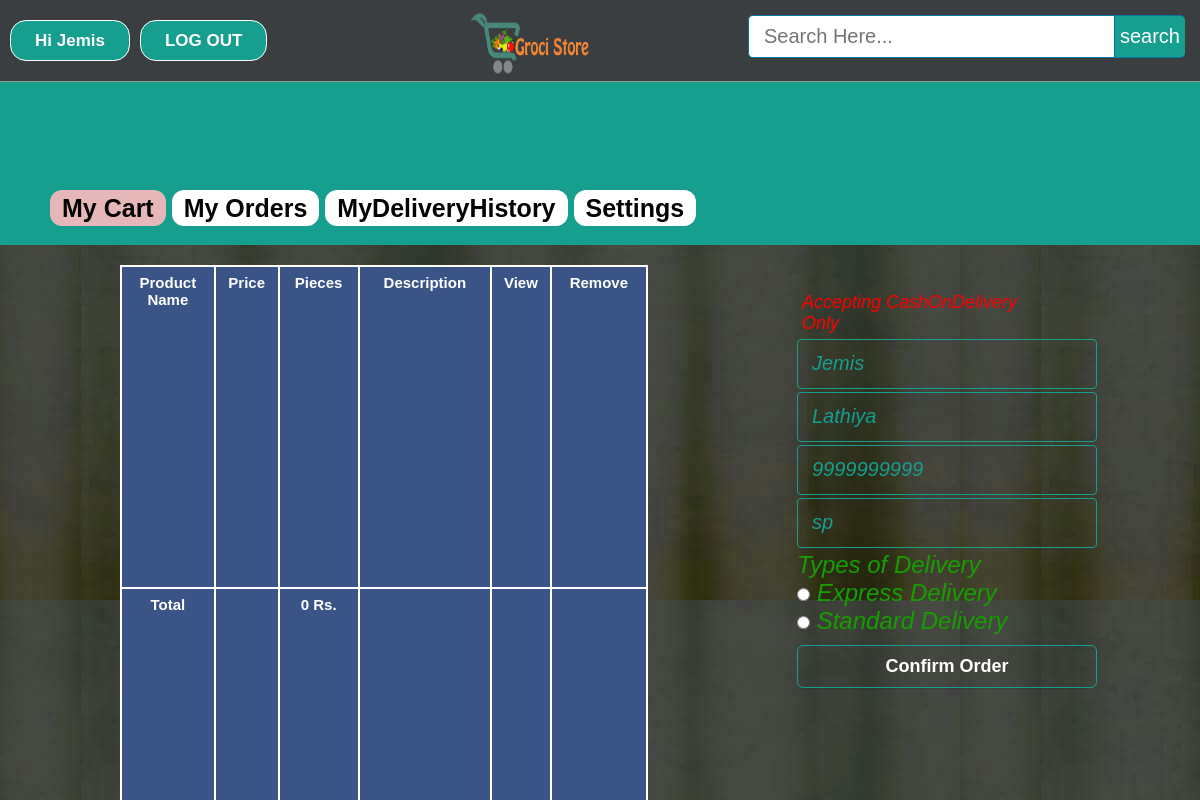
Screenshot of /mycart.php?uid=51 (signed in) with the database file from the repository.
### tables this page shows
CREATE TABLE `user` (
  `id` int(11) NOT NULL,
  `firstName` varchar(25) NOT NULL,
  `lastName` varchar(25) NOT NULL,
  `email` varchar(100) NOT NULL,
  `mobile` varchar(20) NOT NULL,
  `address` varchar(120) NOT NULL,
  `password` varchar(100) NOT NULL,
  `confirmCode` varchar(10) NOT NULL,
  `activation` varchar(10) NOT NULL DEFAULT 'no'
);

### mycart.php (the view, shortened to what this page needs)
<?php include ( "inc/connect.inc.php" ); ?>
<?php
if (!isset($_SESSION['user_login'])) {
	header("location: login.php");
}
else {
	$user = $_SESSION['user_login'];
	$result = mysqli_query($con, "SELECT * FROM user WHERE id='$user'");
	$get_user_email = mysqli_fetch_assoc($result);
	$uname_db = $get_user_email != null ? $get_user_email['firstName'] : null;
	$ulast_db= $get_user_email != null ? $get_user_email['lastName'] : null;
	$umob_db = $get_user_email != null ? $get_user_email['mobile'] : null;
	$uadd_db = $get_user_email != null ? $get_user_email['address'] : null;
}
$search_value = "";
?>
<!DOCTYPE html>
<html>
<head>
	<link rel="stylesheet" type="text/css" href="css/style.css">
</head>
<body style="background-image: url(image/homebackgrndimg1.jpg);">
	<div class="homepageheader">
			<div class="signinButton loginButton">
				<div class="uiloginbutton signinButton loginButton" style="margin-right: 40px;">
					<?php
						if ($user!="") {
							echo '<a style="text-decoration: none; color: #fff;" href="logout.php">LOG OUT</a>';
						}
						else {
							echo '<a style="text-decoration: none; color: #fff;" href="signin.php">SIGN IN</a>';
						}
					 ?>
				</div>
				<div class="uiloginbutton signinButton loginButton" style="">
					<?php
						if ($user!="") {
							echo '<a style="text-decoration: none; color: #fff;" href="profile.php?uid='.$user.'">Hi '.$uname_db.'</a>';
						}
						else {
							echo '<a style="text-decoration: none; color: #fff;" href="login.php">LOG IN</a>';
						}
					 ?>
				</div>
			</div>
			<div style="float: left; margin: 5px 0px 0px 23px;">
				<a href="index.php">
					<img style=" height: 75px; width: 130px;" src="image/logo.png">
				</a>
			</div>
			<div id="srcheader">
				<form id="newsearch" method="get" action="search.php">
				        <?php
				        	echo '<input type="text" class="srctextinput" name="keywords" size="21" maxlength="120"  placeholder="Search Here..." value="'.$search_value.'"><input type="submit" value="search" class="srcbutton" >';
				         ?>
				</form>
			</div>
		</div>
		<div class="categolis">
			<table>
				<tr>
					<th><?php echo '<a href="mycart.php?uid='.$user.'" style="text-decoration: none;color: #040403;padding: 4px 12px;background-color: #e6b7b8;border-radius: 12px;">My Cart</a>'; ?></th>
					<th>
						<?php echo '<a href="profile.php?uid='.$user.'" style="text-decoration: none;color: #040403;padding: 4px 12px;background-color: #fff;border-radius: 12px;">My Orders</a>'; ?>
					</th>
					<th>
						<?php echo '<a href="my_delivery.php?uid='.$user.'" style="text-decoration: none;color: #040403;padding: 4px 12px;background-color: #fff;border-radius: 12px;">MyDeliveryHistory</a>'; ?>
					</th>
					<th><?php echo '<a href="settings.php?uid='.$user.'" style="text-decoration: none;color: #040403;padding: 4px 12px;background-color: #fff;border-radius: 12px;">Settings</a>'; ?></th>
				</tr>
			</table>
		</div>
	<div style="margin-top: 20px; padding: 0 10%;">
		<div style=" margin: 0 auto; width: 55%;float: left;">
			<ul>
				<li style=" background-color: #fff;">
					<div>
						<div>
							<table class="rightsidemenu">
								<tr style="font-weight: bold;" colspan="10" bgcolor="#3A5487">
									<th>Product Name</th>
									<th>Price</th>
									<th>Pieces</th>
									<th>Description</th>
									<th>View</th>
									<th>Remove</th>
								</tr>
								<tr>
									<?php include ( "inc/connect.inc.php");
									$total = 0;
									 ?>
								<tr style="font-weight: bold;" colspan="10" bgcolor="#3A5487">
									<th>Total</th>
									<th></th>
									<th><?php echo $total ?> Rs.</th>
									<th></th>
									<th></th>
									<th></th>
								</tr>
							</table>
						</div>
					</div>
				</li>
			</ul>
		</div>
		<div class="holecontainer" style="float: right;width: 35%;">
			<div class="container signupform_content ">
				<div>
					<div style="">
					<?php
						if(isset($success_message)) {echo $success_message;
										echo '<h3 style="color:#169E8F;font-size:45px;"> Payment&Delivery </h3>';
							$user = $_SESSION['user_login'];
		$result = mysqli_query($con, "SELECT * FROM user WHERE id='$user'");
			$get_user_email = mysqli_fetch_assoc($result);
				$uname_db = $get_user_email['firstName'];
				$ulast_db=$get_user_email['lastName'];
				$uemail_db = $get_user_email['email'];
				$umob_db = $get_user_email['mobile'];
				$uadd_db = $get_user_email['address'];
				echo '<h3 style="color:black;font-size:25px;"> First Name: </h3>';
				echo'<span style="color:#34ce6c;font-size:25px;">'. $uname_db.'</span>';
				echo '<h3 style="color:black;font-size:25px;"> Last Name: </h3>';
				echo'<span style="color:#34ce6c;font-size:25px;">' .$ulast_db.'</span>';
				echo '<h3 style="color:black;font-size:25px;"> Email: </h3>';
				echo '<span style="color:#34ce6c;font-size:25px;">' .$uemail_db.'</span>';
				echo '<h3 style="color:black;font-size:25px;"> Contact Number: </h3>';
				echo '<span style="color:#34ce6c;font-size:25px;">' .$umob_db.'</span>';
				echo '<h3 style="color:black;font-size:25px;"> Home Address: </h3>';
				echo '<span style="color:#34ce6c;font-size:25px;">'.$uadd_db.'</span>';
				$del = $_POST['Delivery'] ;
				echo '<h3 style="color:black;font-size:25px;">Types of Delivery:</h3>';
				echo'<span style="color:#34ce6c;font-size:25px;">' .$del.'</span>';
				echo '<h3 style="color:#169E8F;font-size:35px;"> Total: '.$_SESSION['total'].' Rs.</h2>';
						}
						else {
						echo '
							<div class="signupform_text"></div>
								<form action="" method="POST" class="registration">
									<div class="signup_form" >
									<h3 style="color:red;font-size:18px; padding: 5px;">Accepting CashOnDelivery Only</h3>
										<div>
											<td>
												<input name="fullname" placeholder="your name" required="required" class="email signupbox" type="text" size="30" value="'.$uname_db.'">
											</td>
										</div>
										<div>
											<td>
												<input name="lastname" placeholder="Your last name" required="required" class="email signupbox" type="text" size="30" value="'.$ulast_db.'">
											</td>
										</div>
										<div>
										<td>
												<input name="mobile" placeholder="Your mobile number" required="required" class="email signupbox" type="text" size="30" value="'.$umob_db.'">
											</td>
										</div>
										<div>
											<td>
												<input name="address" id="password-1" required="required"  placeholder="Write your full address" class="password signupbox " type="text" size="30" value="'.$uadd_db.'">
											</td>
										</div>
										<div>
										<td>
										<font style="italic" family="arial" size="5px" color="#169e">
										Types of Delivery <br>
										 <input name="Delivery" required="required" value="Express Delivery +100php upon cash on delivery" type="radio"  placeholder="Mode Of Payment"> Express Delivery </br>
										 <input name="Delivery" type="radio" value="Standard Delivery" required="required" placeholder="Mode Of Payment"> Standard Delivery </br>
										 </font>
										</td>
										</div>
										<div>
										</div>
										<div>
											<input onclick="myFunction()" name="order" class="uisignupbutton signupbutton" type="submit" value="Confirm Order">
										</div>
										<div class="signup_error_msg"> '; ?>
										<?php echo '</div>
									</div>
								</form>
							</div>
						</div>
						';
						}
					 ?>
					</div>
				</div>
			</div>
</body>
</html>

### css/style.css (style rules this page uses)
html, body, div, span, applet, object, iframe, h1, h2, h3, h4, h5, h6, p, blockquote, pre, a, abbr, acronym, address, big, cite, code, del, dfn, em, img, ins, kbd, q, s, samp, small, strike, strong, sub, sup, tt, var, b, u, i, center, dl, dt, dd, ol, ul, li, fieldset, form, label, legend, table, caption, tbody, tfoot, thead, tr, th, td, article, aside, canvas, details, embed, figure, figcaption, footer, header, hgroup, menu, nav, output, ruby, section, summary, time, mark, audio, video { margin: 0; padding: 0; border: 0; font: inherit; vertical-align: baseline; box-sizing: border-box; }
h3 { font-size: 25px; }
body { line-height: normal; }
ol, ul { list-style: none; }
table { border-collapse: collapse; border-spacing: 0; }
* { margin: 0px; padding: 0px; }
body, button, input, label, select, td, textarea { font-family: Arial, Helvetica, tahoma,verdana,arial,sans-serif; font-size: 12px; }
body { width: 100%; position: relative; background-color: #ffffff; min-width: 1080px; }
.homepageheader { display: flex; justify-content: space-between; height: 82px; width: 100%; min-width: 980px; border-bottom: 1px solid #8E9D8E; margin: 0px; background-image: initial; background-position-x: initial; background-position-y: initial; background-size: initial; background-repeat-x: initial; background-repeat-y: initial; background-attachment: initial; background-origin: initial; background-clip: initial; background-color: #3a3e41; }
.loginButton .signinButton { color: #FFFFFF; background: #169E8F; border: 1px solid #FFFFFF; cursor: pointer; display: inline-block; font-weight: bold; line-height: 15px; padding: 12px 24px; border-radius: 16px; text-align: center; text-decoration: none; float: right; margin: 20px 0px 0px 10px; font-size: 17px; }
#newsearch { float:left; padding:15px; }
.srctextinput { margin: 0px; padding: 9px 15px; font-family: Arial, Helvetica, sans-serif; font-size:20px; border:1px solid #0076a3; border-right:0px; border-top-left-radius: 5px 5px; border-bottom-left-radius: 5px 5px; width: 335px; }
.srcbutton { margin: 0; padding: 9px 5px; font-family: Arial, Helvetica, sans-serif; font-size:20px; outline: none; cursor: pointer; text-align: center; text-decoration: none; color: #ffffff; border: solid 1px #0076a3; border-right:0px; background: #169E8F; border-top-right-radius: 5px 5px; border-bottom-right-radius: 5px 5px; }
.signup_form { background-image: initial; background-position-x: initial; background-position-y: initial; background-size: initial; background-repeat-x: initial; background-repeat-y: initial; background-attachment: initial; background-origin: initial; background-clip: initial; padding: 22px 53px 0 53px; color: #eeeeee; border-radius: 4px; font-style: italic; }
.signupbox { font-size: 20px; font-style: italic; margin-bottom: 3px; margin-top: 0px; padding: 14px; line-height: 25px; border-radius: 4px; border: 1px solid #169E8F; color: #169E8F; margin-left: 0; width: 270px; height: 20px; background-color: transparent; }
.signupbutton { background-color: transparent; border: 2px solid #FFFFFF; border-radius: 6px; margin: 10px 0px; }
.uisignupbutton { color: #ffffff; cursor: pointer; display: inline-block; font-size: 18px; font-weight: bold; line-height: 13px; padding: 14px 0; width: 300px; text-align: center; text-decoration: none; border-width: 2px; border: 1px solid #169E8F; box-shadow: 0 1px 0 rgba(0, 0, 0, 0.1) }
.signup_error_msg { font-weight: bold; color: #A92A2A; padding: 0px 10px 15px 10px; text-align: center; font-size: 16px; }
.categolis { line-height: 1.3; font-weight: bold; color: #fff; padding: 110px 0px 20px 50px; background-color: #169e8f; text-align: center; font-size: 25px; }
.categolis table tbody tr th { padding: 0px 6px 0px 0px; }
.rightsidemenu { float: right; text-align: center; width: 100%; margin: 0px; background-color: #169e8f; font-size: 15px; color: #fff; font-weight: bold; height: 537px; overflow: auto; }
.rightsidemenu th { margin-top: 5px; border: 2px solid; padding: 7px 2px; width: 10px; }

### rows the page displays
user: firstName "Jemis", fullname "Jemis", lastname "Lathiya", mobile "9999999999", address "sp"

### other values shown
$total "0"
